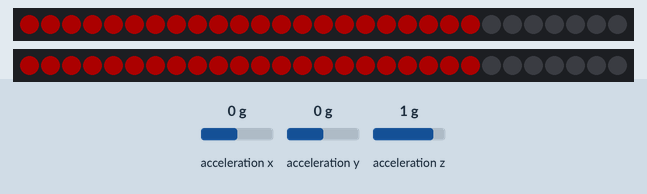
Simulated run of this sketch. Board: Arduino Uno, built with avr-gcc and run on an emulated ATmega328P. Parts: 2 × 29 RGB LEDs in strip order, left to right. The test bench sets the inputs (shaded band); at power-on: acceleration x 0 g, acceleration y 0 g, acceleration z 1 g. Dim RGB values are drawn brighter than linear.

Above: at 4.03 s.
4.3 s: acceleration x set to -0.8 g
At 5.18 s:
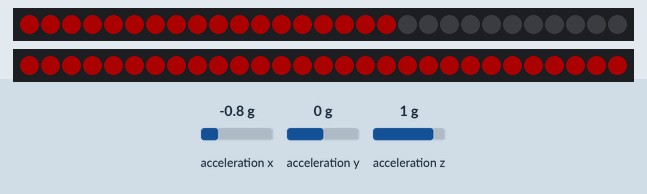
7.3 s: acceleration y set to -0.8 g
At 7.75 s:
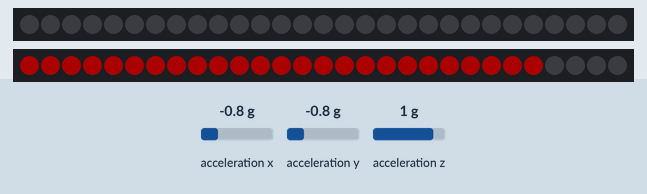
9.9 s: acceleration x set to -1.4 g
At 11.47 s:
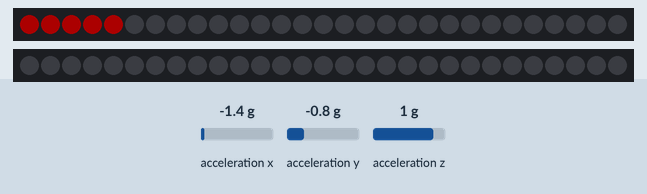
12.9 s: acceleration x set to -0.8 g
At 15.8 s:
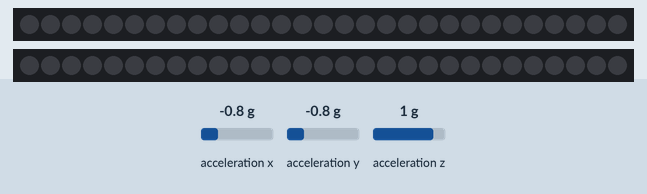
15.9 s: acceleration y set to -0.2 g
18.2 s: acceleration y set to 0.1 g
At 19.76 s:
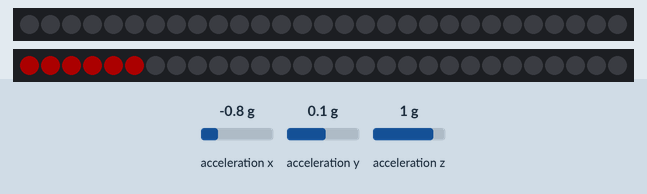
Timing chart, 0 to 21.3 s (numbered marks = the images above; inputs shaded):
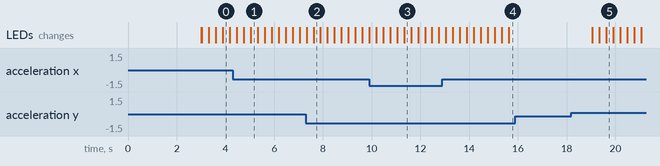

The sketch:

Accelerometer.ino
```cpp
/* MakeFashion Kit Accelerometer demo
 * -------------------------------------------
 *
 * Requires:
 * ---------
 *  MakeFashion controller board
 *  SeeedStudio 3-Axis Accelerometer ( http://wiki.seeedstudio.com/Grove-3-Axis_Digital_Accelerometer-1.5g/ )
 *  FastLED-compatible LEDs ( https://github.com/FastLED/FastLED/wiki/Overview#chipsets )
 *
 * Dependencies:
 * -------------
 *  FastLED ( Available via Arduino package manager )
 */

#include <Wire.h>
#include "MMA7660.h"
#include "FastLED.h"

MMA7660 accelemeter;

FASTLED_USING_NAMESPACE

#if defined(FASTLED_VERSION) && (FASTLED_VERSION < 3001000)
#warning "Requires FastLED 3.1 or later; check github for latest code."
#endif

#define PIN_LEDARRAY1  5
#define PIN_LEDARRAY2  6

#define LED_TYPE           WS2812B
#define COLOR_ORDER        GRB
#define NUM_LEDS           29
#define BRIGHTNESS         48
#define FRAMES_PER_SECOND  30
#define MAX_AXIS           24
#define SAMPLE_SIZE        5

CRGB leds_array1[NUM_LEDS];
CRGB leds_array2[NUM_LEDS];
uint8_t xAxis;
uint8_t yAxis;
int8_t lastX[SAMPLE_SIZE];
int8_t lastY[SAMPLE_SIZE];
uint8_t counter;

void setup() {
  delay(3000); // 3 second delay for recovery

  Serial.begin(9600);
  FastLED.addLeds<LED_TYPE, PIN_LEDARRAY1, COLOR_ORDER>(leds_array1, NUM_LEDS).setCorrection(TypicalLEDStrip);
  FastLED.addLeds<LED_TYPE, PIN_LEDARRAY2, COLOR_ORDER>(leds_array2, NUM_LEDS).setCorrection(TypicalLEDStrip);
  FastLED.setBrightness(BRIGHTNESS);
  accelemeter.init();

  xAxis = NUM_LEDS / 2;
  yAxis = xAxis;
  counter = 0;

  for(int i=0;i<SAMPLE_SIZE;i++) {
    lastX[i] = 0;
    lastY[i] = 0;
  }
}

void loop()
{
  FastLED.delay(1000 / FRAMES_PER_SECOND);
  int8_t z;
  int8_t xAverage = 0;
  int8_t yAverage = 0;
  uint8_t index = counter % SAMPLE_SIZE;

  if(counter < 255) { counter++; }
  else { counter = 0; }

  accelemeter.getXYZ(&lastX[index],&lastY[index],&z);
  //accelemeter.getAcceleration(&ax,&ay,&az);

  for(int i=0;i<SAMPLE_SIZE;i++) {
    if(abs(lastX[i]) < MAX_AXIS) { xAverage = xAverage + lastX[i]; }
    else { xAverage = xAverage + MAX_AXIS; }

    if(abs(lastY[i]) < MAX_AXIS) { yAverage = yAverage + lastY[i]; }
    else { yAverage = yAverage + MAX_AXIS; }
  }

  xAverage = xAverage / SAMPLE_SIZE;
  yAverage = yAverage / SAMPLE_SIZE;

  if(xAverage / SAMPLE_SIZE > 0.5) {
    if(xAverage < 0) {
      if(xAxis > 0) { xAxis--; }
      else{ xAxis = 0; }
    }
    else {
      if( xAxis < NUM_LEDS ) { xAxis++; }
      else{ xAxis = NUM_LEDS; }
    }
  } else {
    if(xAverage < 0) {
      if(xAxis > 1) { xAxis = xAxis - 2; }
      else{ xAxis = 0; }
    }
    else {
      if( xAxis < NUM_LEDS - 1) { xAxis = xAxis + 2; }
      else{ xAxis = NUM_LEDS; }
    }
  }

  if(yAverage / SAMPLE_SIZE > 0.5) {
    if(yAverage < 0) {
      if(yAxis > 0) { yAxis--; }
      else{ yAxis = 0; }
    }
    else {
      if( yAxis < NUM_LEDS ) { yAxis++; }
      else{ yAxis = NUM_LEDS; }
    }
  } else {
    if(yAverage < 0) {
      if(yAxis > 1) { yAxis = yAxis - 2; }
      else{ yAxis = 0; }
    }
    else {
      if( yAxis < NUM_LEDS - 1) { yAxis = yAxis + 2; }
      else{ yAxis = NUM_LEDS; }
    }
  }

  FastLED.clear();
  for(int i=0;i<xAxis;i++) { leds_array1[i] = CRGB::Red; }
  for(int i=0;i<yAxis;i++) { leds_array2[i] = CRGB::Red; }
  FastLED.show();

  delay(250);
}
```

Measured:
- the behaviour switches between -0.1 and 0 g on acceleration y (found by bisection; images 4 and 5)
- after the input at 7.3 s, the LEDs: first change at once (image 2 shows a later state)
- after the input at 9.9 s, the LEDs: first differ from a run without the input after 0.57 s (image 3 shows a later state)
- after the input at 15.9 s, every drawn part: stays the same
- after the input at 18.2 s, the LEDs: first change after 0.85 s (image 5 shows a later state)
